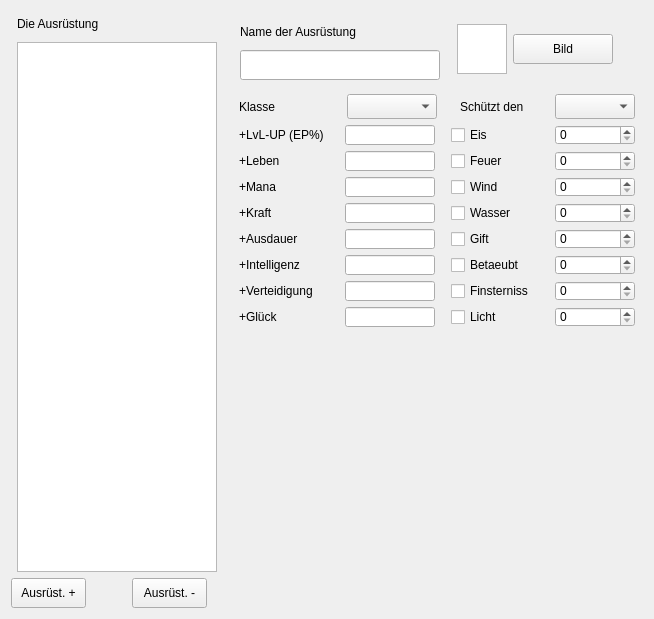
   <widget class="QWidget" name="layoutWidget3">
    <property name="geometry">
     <rect>
      <x>20</x>
      <y>10</y>
      <width>654</width>
      <height>613</height>
     </rect>
    </property>
    <layout class="QVBoxLayout" name="verticalLayout_45">
     <item>
      <layout class="QHBoxLayout" name="horizontalLayout_39">
       <item>
        <layout class="QVBoxLayout" name="verticalLayout_38">
         <item>
          <widget class="QLabel" name="meh_items_label_3">
           <property name="minimumSize">
            <size>
             <width>200</width>
             <height>25</height>
            </size>
           </property>
           <property name="maximumSize">
            <size>
             <width>200</width>
             <height>25</height>
            </size>
           </property>
           <property name="text">
            <string>Die Ausrüstung</string>
           </property>
          </widget>
         </item>
         <item>
          <widget class="QListWidget" name="mea_items">
           <property name="minimumSize">
            <size>
             <width>200</width>
             <height>530</height>
            </size>
           </property>
           <property name="maximumSize">
            <size>
             <width>200</width>
             <height>530</height>
            </size>
           </property>
           <property name="lineWidth">
            <number>1</number>
           </property>
          </widget>
         </item>
        </layout>
       </item>
       <item>
        <spacer name="horizontalSpacer_29">
         <property name="orientation">
          <enum>Qt::Horizontal</enum>
         </property>
         <property name="sizeType">
          <enum>QSizePolicy::Fixed</enum>
         </property>
         <property name="sizeHint" stdset="0">
          <size>
           <width>10</width>
           <height>20</height>
          </size>
         </property>
        </spacer>
       </item>
       <item>
        <layout class="QVBoxLayout" name="verticalLayout_53">
         <item>
          <layout class="QHBoxLayout" name="horizontalLayout_30">
           <item>
            <layout class="QVBoxLayout" name="verticalLayout_37">
             <item>
              <widget class="QLabel" name="meh_name_item_labelxx">
               <property name="minimumSize">
                <size>
                 <width>200</width>
                 <height>25</height>
                </size>
               </property>
               <property name="maximumSize">
                <size>
                 <width>200</width>
                 <height>25</height>
                </size>
               </property>
               <property name="text">
                <string>Name der Ausrüstung</string>
               </property>
              </widget>
             </item>
             <item>
              <widget class="QLineEdit" name="mea_name_item">
               <property name="minimumSize">
                <size>
                 <width>200</width>
                 <height>30</height>
                </size>
               </property>
               <property name="maximumSize">
                <size>
                 <width>200</width>
                 <height>30</height>
                </size>
               </property>
               <property name="maxLength">
                <number>25</number>
               </property>
              </widget>
             </item>
            </layout>
           </item>
           <item>
            <spacer name="horizontalSpacer_33">
             <property name="orientation">
              <enum>Qt::Horizontal</enum>
             </property>
             <property name="sizeType">
              <enum>QSizePolicy::Fixed</enum>
             </property>
             <property name="sizeHint" stdset="0">
              <size>
               <width>10</width>
               <height>20</height>
              </size>
             </property>
            </spacer>
           </item>
           <item>
            <layout class="QHBoxLayout" name="horizontalLayout_25">
             <item>
              <widget class="QGraphicsView" name="mem_gesicht_gegner_bild_3">
               <property name="minimumSize">
                <size>
                 <width>50</width>
                 <height>50</height>
                </size>
               </property>
               <property name="maximumSize">
                <size>
                 <width>50</width>
                 <height>50</height>
                </size>
               </property>
              </widget>
             </item>
             <item>
              <widget class="QPushButton" name="mem_gesicht_gegner_knopfXXX">
               <property name="minimumSize">
                <size>
                 <width>100</width>
                 <height>30</height>
                </size>
               </property>
               <property name="maximumSize">
                <size>
                 <width>100</width>
                 <height>30</height>
                </size>
               </property>
               <property name="text">
                <string>Bild</string>
               </property>
              </widget>
             </item>
             <item>
              <spacer name="horizontalSpacer_20">
               <property name="orientation">
                <enum>Qt::Horizontal</enum>
               </property>
               <property name="sizeType">
                <enum>QSizePolicy::Fixed</enum>
               </property>
               <property name="sizeHint" stdset="0">
                <size>
                 <width>20</width>
                 <height>20</height>
                </size>
               </property>
              </spacer>
             </item>
            </layout>
           </item>
          </layout>
         </item>
         <item>
          <layout class="QVBoxLayout" name="verticalLayout_52">
           <item>
            <layout class="QHBoxLayout" name="horizontalLayout_33">
             <item>
              <layout class="QHBoxLayout" name="horizontalLayout_24">
               <item>
                <widget class="QLabel" name="label_14">
                 <property name="minimumSize">
                  <size>
                   <width>102</width>
                   <height>25</height>
                  </size>
                 </property>
                 <property name="maximumSize">
                  <size>
                   <width>102</width>
                   <height>25</height>
                  </size>
                 </property>
                 <property name="text">
                  <string>Klasse</string>
                 </property>
                </widget>
               </item>
               <item>
                <widget class="QComboBox" name="comboBox_2">
                 <property name="minimumSize">
                  <size>
                   <width>90</width>
                   <height>25</height>
                  </size>
                 </property>
                 <property name="maximumSize">
                  <size>
                   <width>90</width>
                   <height>25</height>
                  </size>
                 </property>
                </widget>
               </item>
              </layout>
             </item>
             <item>
              <layout class="QHBoxLayout" name="horizontalLayout_23">
               <item>
                <spacer name="horizontalSpacer_34">
                 <property name="orientation">
                  <enum>Qt::Horizontal</enum>
                 </property>
                 <property name="sizeType">
                  <enum>QSizePolicy::Fixed</enum>
                 </property>
                 <property name="sizeHint" stdset="0">
                  <size>
                   <width>17</width>
                   <height>20</height>
                  </size>
                 </property>
                </spacer>
               </item>
               <item>
                <widget class="QLabel" name="label_16">
                 <property name="minimumSize">
                  <size>
                   <width>0</width>
                   <height>25</height>
                  </size>
                 </property>
                 <property name="maximumSize">
                  <size>
                   <width>16777215</width>
                   <height>25</height>
                  </size>
                 </property>
                 <property name="text">
                  <string>Schützt den</string>
                 </property>
                </widget>
               </item>
               <item>
                <widget class="QComboBox" name="comboBox_3">
                 <property name="minimumSize">
                  <size>
                   <width>80</width>
                   <height>25</height>
                  </size>
                 </property>
                 <property name="maximumSize">
                  <size>
                   <width>80</width>
                   <height>25</height>
                  </size>
                 </property>
                </widget>
               </item>
              </layout>
             </item>
            </layout>
           </item>
           <item>
            <layout class="QHBoxLayout" name="horizontalLayout_36">
             <item>
              <layout class="QHBoxLayout" name="horizontalLayout_35">
               <item>
                <layout class="QVBoxLayout" name="verticalLayout_48">
                 <item>
                  <widget class="QLabel" name="main_editor_lvl_ep_3">
                   <property name="minimumSize">
                    <size>
                     <width>100</width>
                     <height>20</height>
                    </size>
                   </property>
                   <property name="maximumSize">
                    <size>
                     <width>90</width>
                     <height>20</height>
                    </size>
                   </property>
                   <property name="text">
                    <string>+LvL-UP (EP%)</string>
                   </property>
                  </widget>
                 </item>
                 <item>
                  <widget class="QLabel" name="main_editor_lvl_leben_3">
                   <property name="minimumSize">
                    <size>
                     <width>100</width>
                     <height>20</height>
                    </size>
                   </property>
                   <property name="maximumSize">
                    <size>
                     <width>100</width>
                     <height>20</height>
                    </size>
                   </property>
                   <property name="text">
                    <string>+Leben</string>
                   </property>
                  </widget>
                 </item>
                 <item>
                  <widget class="QLabel" name="main_editor_lvl_mana_3">
                   <property name="minimumSize">
                    <size>
                     <width>90</width>
                     <height>20</height>
                    </size>
                   </property>
                   <property name="maximumSize">
                    <size>
                     <width>90</width>
                     <height>20</height>
                    </size>
                   </property>
                   <property name="text">
                    <string>+Mana</string>
                   </property>
                  </widget>
                 </item>
                 <item>
                  <widget class="QLabel" name="main_editor_lvl_kraft_3">
                   <property name="minimumSize">
                    <size>
                     <width>90</width>
                     <height>20</height>
                    </size>
                   </property>
                   <property name="maximumSize">
                    <size>
                     <width>90</width>
                     <height>20</height>
                    </size>
                   </property>
                   <property name="text">
                    <string>+Kraft</string>
                   </property>
                  </widget>
                 </item>
                 <item>
                  <widget class="QLabel" name="main_editor_lvl_ausdauer_3">
                   <property name="minimumSize">
                    <size>
                     <width>90</width>
                     <height>20</height>
                    </size>
                   </property>
                   <property name="maximumSize">
                    <size>
                     <width>90</width>
                     <height>20</height>
                    </size>
                   </property>
                   <property name="text">
                    <string>+Ausdauer</string>
                   </property>
                  </widget>
                 </item>
                 <item>
                  <widget class="QLabel" name="main_editor_lvl_intelligenz_3">
                   <property name="minimumSize">
                    <size>
                     <width>90</width>
                     <height>20</height>
                    </size>
                   </property>
                   <property name="maximumSize">
                    <size>
                     <width>90</width>
                     <height>20</height>
                    </size>
                   </property>
                   <property name="text">
                    <string>+Intelligenz</string>
                   </property>
                  </widget>
                 </item>
                 <item>
                  <widget class="QLabel" name="main_editor_lvl_verteidigung_3">
                   <property name="minimumSize">
                    <size>
                     <width>90</width>
                     <height>20</height>
                    </size>
                   </property>
                   <property name="maximumSize">
                    <size>
                     <width>90</width>
                     <height>20</height>
                    </size>
                   </property>
                   <property name="text">
                    <string>+Verteidigung</string>
                   </property>
                  </widget>
                 </item>
                 <item>
                  <widget class="QLabel" name="main_editor_lvl_glueck_3">
                   <property name="minimumSize">
                    <size>
                     <width>90</width>
                     <height>20</height>
                    </size>
                   </property>
                   <property name="maximumSize">
                    <size>
                     <width>90</width>
                     <height>20</height>
                    </size>
                   </property>
                   <property name="text">
                    <string>+Glück</string>
                   </property>
                  </widget>
                 </item>
                </layout>
               </item>
               <item>
                <layout class="QVBoxLayout" name="verticalLayout_49">
                 <item>
                  <widget class="QLineEdit" name="meh_lvl_ep_wert_3">
                   <property name="minimumSize">
                    <size>
                     <width>90</width>
                     <height>20</height>
                    </size>
                   </property>
                   <property name="maximumSize">
                    <size>
                     <width>90</width>
                     <height>20</height>
                    </size>
                   </property>
                  </widget>
                 </item>
                 <item>
                  <widget class="QLineEdit" name="meh_lvl_leben_wert_3">
                   <property name="minimumSize">
                    <size>
                     <width>90</width>
                     <height>20</height>
                    </size>
                   </property>
                   <property name="maximumSize">
                    <size>
                     <width>90</width>
                     <height>20</height>
                    </size>
                   </property>
                   <property name="maxLength">
                    <number>10</number>
                   </property>
                  </widget>
                 </item>
                 <item>
                  <widget class="QLineEdit" name="meh_lvl_mana_wert_3">
                   <property name="minimumSize">
                    <size>
                     <width>90</width>
                     <height>20</height>
                    </size>
                   </property>
                   <property name="maximumSize">
                    <size>
                     <width>90</width>
                     <height>20</height>
                    </size>
                   </property>
                   <property name="maxLength">
                    <number>10</number>
                   </property>
                  </widget>
                 </item>
                 <item>
                  <widget class="QLineEdit" name="meh_lvl_kraft_wert_3">
                   <property name="minimumSize">
                    <size>
                     <width>90</width>
                     <height>20</height>
                    </size>
                   </property>
                   <property name="maximumSize">
                    <size>
                     <width>90</width>
                     <height>20</height>
                    </size>
                   </property>
                   <property name="maxLength">
                    <number>10</number>
                   </property>
                  </widget>
                 </item>
                 <item>
                  <widget class="QLineEdit" name="meh_lvl_ausdauer_wert_3">
                   <property name="minimumSize">
                    <size>
                     <width>90</width>
                     <height>20</height>
                    </size>
                   </property>
                   <property name="maximumSize">
                    <size>
                     <width>90</width>
                     <height>20</height>
                    </size>
                   </property>
                   <property name="maxLength">
                    <number>10</number>
                   </property>
                  </widget>
                 </item>
                 <item>
                  <widget class="QLineEdit" name="meh_lvl_intelligenz_wert_3">
                   <property name="minimumSize">
                    <size>
                     <width>90</width>
                     <height>20</height>
                    </size>
                   </property>
                   <property name="maximumSize">
                    <size>
                     <width>90</width>
                     <height>20</height>
                    </size>
                   </property>
                   <property name="maxLength">
                    <number>10</number>
                   </property>
                  </widget>
                 </item>
                 <item>
                  <widget class="QLineEdit" name="meh_lvl_verteidigung_wert_3">
                   <property name="minimumSize">
                    <size>
                     <width>90</width>
                     <height>20</height>
                    </size>
                   </property>
                   <property name="maximumSize">
                    <size>
                     <width>90</width>
                     <height>20</height>
                    </size>
                   </property>
                   <property name="maxLength">
                    <number>10</number>
                   </property>
                  </widget>
                 </item>
                 <item>
                  <widget class="QLineEdit" name="meh_lvl_glueck_wert_3">
                   <property name="minimumSize">
                    <size>
                     <width>90</width>
                     <height>20</height>
                    </size>
                   </property>
                   <property name="maximumSize">
                    <size>
                     <width>90</width>
                     <height>20</height>
                    </size>
                   </property>
                   <property name="maxLength">
                    <number>10</number>
                   </property>
                  </widget>
                 </item>
                </layout>
               </item>
              </layout>
             </item>
             <item>
              <spacer name="horizontalSpacer_35">
               <property name="orientation">
                <enum>Qt::Horizontal</enum>
               </property>
               <property name="sizeType">
                <enum>QSizePolicy::Fixed</enum>
               </property>
               <property name="sizeHint" stdset="0">
                <size>
                 <width>10</width>
                 <height>20</height>
                </size>
               </property>
              </spacer>
             </item>
             <item>
              <layout class="QHBoxLayout" name="horizontalLayout_34">
               <item>
                <layout class="QVBoxLayout" name="verticalLayout_50">
                 <item>
                  <widget class="QCheckBox" name="meh_checkBox_eis_5">
                   <property name="minimumSize">
                    <size>
                     <width>98</width>
                     <height>20</height>
                    </size>
                   </property>
                   <property name="maximumSize">
                    <size>
                     <width>98</width>
                     <height>20</height>
                    </size>
                   </property>
                   <property name="text">
                    <string>Eis</string>
                   </property>
                  </widget>
                 </item>
                 <item>
                  <widget class="QCheckBox" name="meh_checkBox_feuer_3">
                   <property name="minimumSize">
                    <size>
                     <width>98</width>
                     <height>20</height>
                    </size>
                   </property>
                   <property name="maximumSize">
                    <size>
                     <width>98</width>
                     <height>20</height>
                    </size>
                   </property>
                   <property name="text">
                    <string>Feuer</string>
                   </property>
                  </widget>
                 </item>
                 <item>
                  <widget class="QCheckBox" name="meh_checkBox_wind_3">
                   <property name="minimumSize">
                    <size>
                     <width>98</width>
                     <height>20</height>
                    </size>
                   </property>
                   <property name="maximumSize">
                    <size>
                     <width>98</width>
                     <height>20</height>
                    </size>
                   </property>
                   <property name="text">
                    <string>Wind</string>
                   </property>
                  </widget>
                 </item>
                 <item>
                  <widget class="QCheckBox" name="meh_checkBox_eis_6">
                   <property name="minimumSize">
                    <size>
                     <width>98</width>
                     <height>20</height>
                    </size>
                   </property>
                   <property name="maximumSize">
                    <size>
                     <width>98</width>
                     <height>20</height>
                    </size>
                   </property>
                   <property name="text">
                    <string>Wasser</string>
                   </property>
                  </widget>
                 </item>
                 <item>
                  <widget class="QCheckBox" name="meh_checkBox_gift_3">
                   <property name="minimumSize">
                    <size>
                     <width>98</width>
                     <height>20</height>
                    </size>
                   </property>
                   <property name="maximumSize">
                    <size>
                     <width>98</width>
                     <height>20</height>
                    </size>
                   </property>
                   <property name="text">
                    <string>Gift</string>
                   </property>
                  </widget>
                 </item>
                 <item>
                  <widget class="QCheckBox" name="meh_checkBox_betaeubt_3">
                   <property name="minimumSize">
                    <size>
                     <width>98</width>
                     <height>20</height>
                    </size>
                   </property>
                   <property name="maximumSize">
                    <size>
                     <width>98</width>
                     <height>20</height>
                    </size>
                   </property>
                   <property name="text">
                    <string>Betaeubt</string>
                   </property>
                  </widget>
                 </item>
                 <item>
                  <widget class="QCheckBox" name="meh_checkBox_finsterniss_3">
                   <property name="minimumSize">
                    <size>
                     <width>98</width>
                     <height>20</height>
                    </size>
                   </property>
                   <property name="maximumSize">
                    <size>
                     <width>98</width>
                     <height>20</height>
                    </size>
                   </property>
                   <property name="text">
                    <string>Finsterniss</string>
                   </property>
                  </widget>
                 </item>
                 <item>
                  <widget class="QCheckBox" name="meh_checkBox_licht_3">
                   <property name="minimumSize">
                    <size>
                     <width>98</width>
                     <height>20</height>
                    </size>
                   </property>
                   <property name="maximumSize">
                    <size>
                     <width>98</width>
                     <height>20</height>
                    </size>
                   </property>
                   <property name="text">
                    <string>Licht</string>
                   </property>
                  </widget>
                 </item>
                </layout>
               </item>
               <item>
                <layout class="QVBoxLayout" name="verticalLayout_51">
                 <item>
                  <widget class="QSpinBox" name="meh_sp_eis_wert_2">
                   <property name="enabled">
                    <bool>true</bool>
                   </property>
                   <property name="minimumSize">
                    <size>
                     <width>80</width>
                     <height>20</height>
                    </size>
                   </property>
                   <property name="maximumSize">
                    <size>
                     <width>80</width>
                     <height>20</height>
                    </size>
                   </property>
                   <property name="maximum">
                    <number>100</number>
                   </property>
                  </widget>
                 </item>
                 <item>
                  <widget class="QSpinBox" name="meh_sp_feuer_wert_2">
                   <property name="minimumSize">
                    <size>
                     <width>80</width>
                     <height>20</height>
                    </size>
                   </property>
                   <property name="maximumSize">
                    <size>
                     <width>80</width>
                     <height>20</height>
                    </size>
                   </property>
                   <property name="maximum">
                    <number>100</number>
                   </property>
                  </widget>
                 </item>
                 <item>
                  <widget class="QSpinBox" name="meh_sp_wind_wert_2">
                   <property name="minimumSize">
                    <size>
                     <width>80</width>
                     <height>20</height>
                    </size>
                   </property>
                   <property name="maximumSize">
                    <size>
                     <width>80</width>
                     <height>20</height>
                    </size>
                   </property>
                   <property name="maximum">
                    <number>100</number>
                   </property>
                  </widget>
                 </item>
                 <item>
                  <widget class="QSpinBox" name="meh_sp_wasser_wert_3">
                   <property name="minimumSize">
                    <size>
                     <width>80</width>
                     <height>20</height>
                    </size>
                   </property>
                   <property name="maximumSize">
                    <size>
                     <width>80</width>
                     <height>20</height>
                    </size>
                   </property>
                   <property name="maximum">
                    <number>100</number>
                   </property>
                  </widget>
                 </item>
                 <item>
                  <widget class="QSpinBox" name="meh_sp_gift_wert_2">
                   <property name="minimumSize">
                    <size>
                     <width>80</width>
                     <height>20</height>
                    </size>
                   </property>
                   <property name="maximumSize">
                    <size>
                     <width>80</width>
                     <height>20</height>
                    </size>
                   </property>
                   <property name="maximum">
                    <number>100</number>
                   </property>
                  </widget>
                 </item>
                 <item>
                  <widget class="QSpinBox" name="meh_sp_betaeubt_wert_2">
                   <property name="minimumSize">
                    <size>
                     <width>80</width>
                     <height>20</height>
                    </size>
                   </property>
                   <property name="maximumSize">
                    <size>
                     <width>80</width>
                     <height>20</height>
                    </size>
                   </property>
                   <property name="maximum">
                    <number>100</number>
                   </property>
                  </widget>
                 </item>
                 <item>
                  <widget class="QSpinBox" name="meh_sp_finsterniss_wert_3">
                   <property name="minimumSize">
                    <size>
                     <width>80</width>
                     <height>20</height>
                    </size>
                   </property>
                   <property name="maximumSize">
                    <size>
                     <width>80</width>
                     <height>20</height>
                    </size>
                   </property>
                   <property name="maximum">
                    <number>100</number>
                   </property>
                  </widget>
                 </item>
                 <item>
                  <widget class="QSpinBox" name="meh_sp_licht_wert_3">
                   <property name="minimumSize">
                    <size>
                     <width>80</width>
                     <height>20</height>
                    </size>
                   </property>
                   <property name="maximumSize">
                    <size>
                     <width>80</width>
                     <height>20</height>
                    </size>
                   </property>
                   <property name="maximum">
                    <number>100</number>
                   </property>
                  </widget>
                 </item>
                </layout>
               </item>
              </layout>
             </item>
            </layout>
           </item>
          </layout>
         </item>
         <item>
          <spacer name="verticalSpacer_10">
           <property name="orientation">
            <enum>Qt::Vertical</enum>
           </property>
           <property name="sizeType">
            <enum>QSizePolicy::Fixed</enum>
           </property>
           <property name="sizeHint" stdset="0">
            <size>
             <width>20</width>
             <height>235</height>
            </size>
           </property>
          </spacer>
         </item>
        </layout>
       </item>
      </layout>
     </item>
     <item>
      <layout class="QHBoxLayout" name="horizontalLayout_26">
       <item>
        <widget class="QPushButton" name="mea_neu_item">
         <property name="minimumSize">
          <size>
           <width>75</width>
           <height>30</height>
          </size>
         </property>
         <property name="maximumSize">
          <size>
           <width>75</width>
           <height>30</height>
          </size>
         </property>
         <property name="text">
          <string>Ausrüst. +</string>
         </property>
        </widget>
       </item>
       <item>
        <spacer name="horizontalSpacer_21">
         <property name="orientation">
          <enum>Qt::Horizontal</enum>
         </property>
         <property name="sizeType">
          <enum>QSizePolicy::Fixed</enum>
         </property>
         <property name="sizeHint" stdset="0">
          <size>
           <width>40</width>
           <height>20</height>
          </size>
         </property>
        </spacer>
       </item>
       <item>
        <widget class="QPushButton" name="mea_entfernen_item">
         <property name="minimumSize">
          <size>
           <width>75</width>
           <height>30</height>
          </size>
         </property>
         <property name="maximumSize">
          <size>
           <width>75</width>
           <height>30</height>
          </size>
         </property>
         <property name="text">
          <string>Ausrüst. -</string>
         </property>
         <property name="autoRepeatDelay">
          <number>300</number>
         </property>
         <property name="autoRepeatInterval">
          <number>100</number>
         </property>
        </widget>
       </item>
       <item>
        <spacer name="horizontalSpacer_22">
         <property name="orientation">
          <enum>Qt::Horizontal</enum>
         </property>
         <property name="sizeHint" stdset="0">
          <size>
           <width>40</width>
           <height>20</height>
          </size>
         </property>
        </spacer>
       </item>
      </layout>
     </item>
    </layout>
   </widget>
